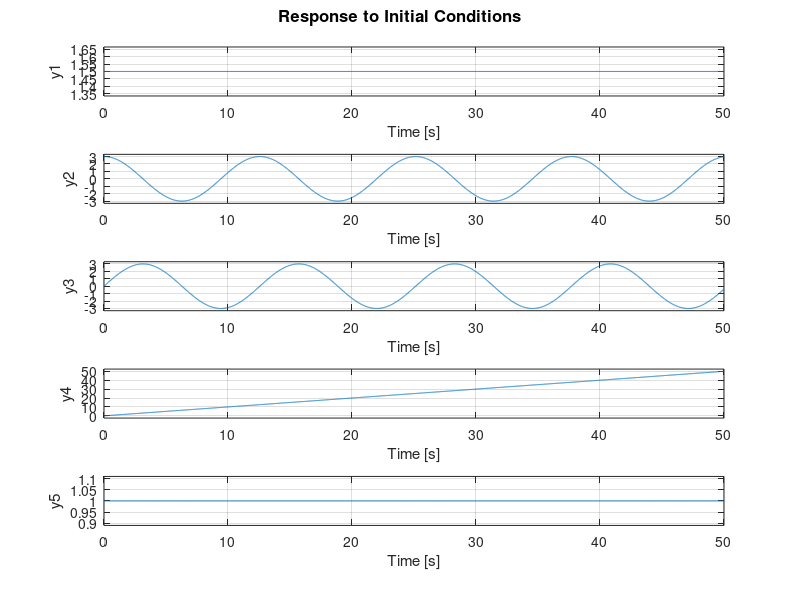

The MATLAB source for this figure: (Note: this script raises an error after producing the figure.)
A=[0 1 0;-1 0 2;0 1 -2];
B=[1 0;0 1; 0 0];
C=[1 0 0;0 1 0];
P=[1;0;0];
Q=[0;1];
n=3; %dim stato
m=2; %num ingressi
p=2; %num uscite controllate
d=1; %dim disturbo
%w(t)=1.5   yd(t)=[3sen(0.5t); t]

%costruzione esosistema
S=[0 0 0 0 0;0 0 -0.5 0 0;0 0.5 0 0 0;0 0 0 0 1;0 0 0 0 0];
r=5;
sys_w=ss(S,zeros(r,1),eye(r),zeros(r,1));
t=0:0.01:50;
w0=[1.5;3;0;0;1];
figure;
initial(sys_w,w0,t);
wtilde=initial(sys_w,w0,t);

%definizione processo soggetto al disturbo generalizzato
Ptilde=[P zeros(n,1) zeros(n,1) zeros(n,1) zeros(n,1)];
Qtilde=[-Q zeros(p,1) eye(p) zeros(p,1)];
Ctilde=-C;
%%%%%%%%%
%risolvo il problema nel caso di IC
%H1
eig(S) %S antistabile
%H2( A,B) stabilizzabile
Mr=ctrb(A,B);
rho=rank(Mr) % rho=n (A,B) raggiungibile
%progetto di K   : A+B*K
K=place(A,B,[-1 -2 -3]);
K=-K;
eig(A+B*K)
%progetto L=Gamma-K*Pigreco
%LME equzioni del regolatore nel caso di IC
Rtilde=[Ptilde;Qtilde];
W=[A B;Ctilde zeros(p,m)];
J=[eye(n) zeros(n,m); zeros(p,n) zeros(p,m)];
%Yalmip
X=sdpvar(n+m,r,'full');
F=[W*X+Rtilde-J*X*S == 0];
diagnostic=optimize(F);
chek(F);
X=value(X);
Pigreco=X(1:n,:);
Gamma=X(n+1:n+m,:);
L=Gamma-K*Pigreco;
%%%%%%%%%
%ipotesi IC rappresentazione del sistema a c.c.
sys_e=ss(A+B*K,B*L+Ptilde,Ctilde,Qtilde);
e=lsim(sys_e,wtilde,t,zeros(n,1));
figure;
subplot(211),plot(t,e(:,1)),grid
subplot(212),plot(t,e(:,2)),grid

%estensione al caso di reazione dall'errore
%progetto dell'osservatore asintotico dello stato
Ae=[A Ptilde;zeros(r,n) S];
Ce=[Ctilde Qtilde];
Mo=obsv(Ae,Ce);
rho=rank(Mo) % rho=n+r (Ae,Ce) osservabile
%
Get=place(Ae',Ce',[-2.5 -3 -3.5 -4 -4.5 -5 -5.5 -6]);
Ge=Get';
eig(Ae-Ge*Ce)

%
G0=Ge(1:n,:);
G1=Ge(n+1:n+r,:);
%costruzione (F,G,H)  del controllore basato sull'osservatore
F=[A+B*K-G0*Ctilde Ptilde-G0*Qtilde+B*L; -G1*Ctilde S-G1*Qtilde];
G=Ge;
H=[K L]; %L=Gamma-K*Pigreco
%rappresentazione in spazio di stao del sistema a ciclo chiuso nel caso di
%reazione dall'errore



Af=[A B*H; G*Ctilde F];
Bf=[Ptilde;G*Qtilde];
Cf=[Ctilde zeros(p,n+r)];
Df=Qtilde;
sys_e=ss(Af,Bf,Cf,Df);
e=lsim(sys_e, wtilde,t,zeros(2*n+r,1));
figure;
subplot(211),plot(t,e(:,1)),grid
subplot(212),plot(t,e(:,2)),grid
%
%rappresentazione sistema a c.c. dove
%l'errore di uscita e' sostituito con l' uscita controllata
Cy=[C zeros(p,n+r)];
Qy=[Q zeros(p,1) zeros(p,1) zeros(p,1) zeros(p,1)];
sys_y=ss(Af,Bf,Cy,Qy);
y=lsim(sys_y, wtilde,t,zeros(2*n+r,1));
figure;
subplot(211),plot(t,y(:,1),'b',t,wtilde(:,3),'r'),grid
subplot(212),plot(t,y(:,2),'b',t,wtilde(:,4),'r'),grid



